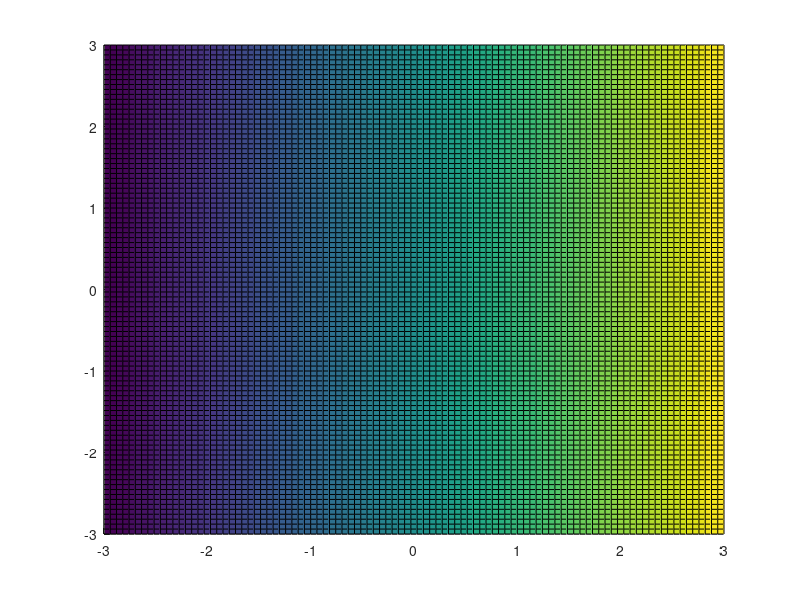

Write MATLAB code to recreate this figure. (Note: this script raises an error after producing the figure.)
clc
clear
close all
hold on
point_size = 1000;


% N = 3.0;
% x=linspace(-N, N);
% y=x;
% [X,Y]=meshgrid(x,y);
% z=(1000/sqrt(2*pi).*exp(-(X.^2/2)-(Y.^2/2)));
% 
% s = surf(X,Y,z);
% s.FaceAlpha = 0.99;
% shading interp
% axis tight
% 
% lim = 2.5;
% xlim([-lim lim])
% ylim([-lim lim])
% set(gca,'xtick',[])
% set(gca,'ytick',[])
% set(gca,'ztick',[])
% 
% x0 = [-12 -8 -3 5 9]/10;
% y0 = -abs(x0) .* [-0.6122    0.8492    0.6386    0.4979    0.9216];
% 
% z0 = (1000/sqrt(2*pi).*exp(-(x0.^2/2)-(y0.^2/2))) + 20 + 0 * [0.3426    0.0135    0.7008    0.8492    0.4206];
% scatter3(x0,y0,z0, point_size, 'MarkerEdgeColor',[0 0 0], 'MarkerFaceColor',[0.0 0.7 0.2])
% 
% x0 = [0];
% y0 = [0];
% z0 = (1000/sqrt(2*pi).*exp(-(x0.^2/2)-(y0.^2/2))) + 10;
% scatter3(x0,y0,z0, point_size, 'MarkerEdgeColor',[0 0 0], 'MarkerFaceColor',[0.9 0.1 0.1])


%%%%%%%%%%%%%
N = 3.0;
x=linspace(-N, N);
y=x;
[X,Y]=meshgrid(x,y);
z =  X .* 1;

s = surf(X,Y,z);
s.FaceAlpha = 0.99;
shading interp
axis tight

lim = 2.5;
xlim([-lim lim])
ylim([-lim lim])
set(gca,'xtick',[])
set(gca,'ytick',[])
set(gca,'ztick',[])

x0 = [0 1 1 -1 -1];
y0 = [0 1 -1 1 -1];

z0 = x0 + 0.2;
scatter3(x0,y0,z0, point_size, 'MarkerEdgeColor',[0 0 0], 'MarkerFaceColor',[0.0 0.7 0.2])
